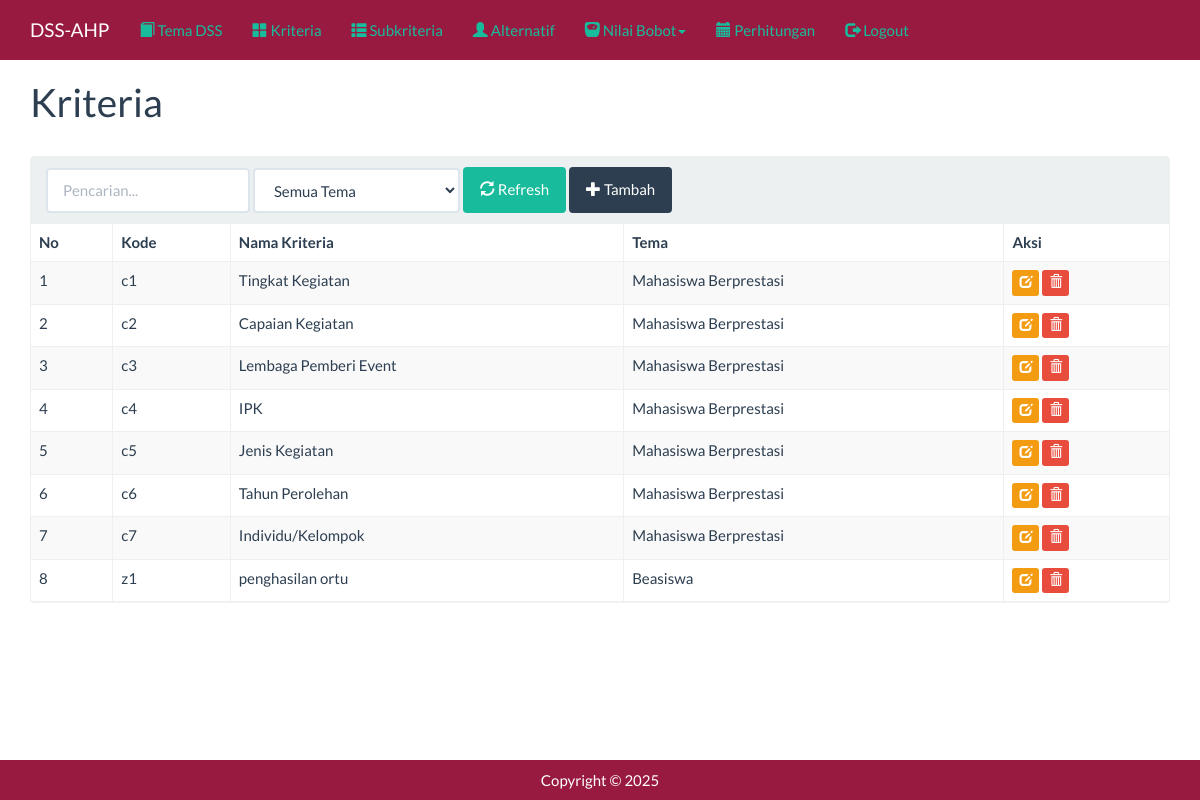
The page /index.php?m=kriteria (signed in) on the database its author committed.
### tables this page shows
CREATE TABLE `tb_kriteria` (
  `kode_kriteria` varchar(16) NOT NULL,
  `nama_kriteria` varchar(256) DEFAULT NULL,
  `kode_tema` varchar(16) DEFAULT NULL,
  PRIMARY KEY (`kode_kriteria`),
  KEY `kode_tema` (`kode_tema`)
);

CREATE TABLE `tb_tema` (
  `kode_tema` varchar(16) NOT NULL,
  `nama_tema` varchar(255) NOT NULL,
  `deskripsi` text,
  PRIMARY KEY (`kode_tema`)
);

### functions.php (called while the page is built, shortened)
<?php
include 'config.php';
include 'includes/db.php';
$db = new DB($config['server'], $config['username'], $config['password'], $config['database_name']);
include 'includes/general.php';
$mod = $_GET['m'];

### config.php (called while the page is built, shortened)
<?php
$config["server"] = 'www.db4free.net';
$config["username"] = 'dss_ahp';
$config["password"] = 'tugasdss';
$config["database_name"] = 'dss_ahp';

### includes/db.php (called while the page is built, shortened)
<?php
class DB
{
    var $conn = null;
    public function __construct($host, $username, $passwd, $dbname)
    {
        global $config;
        $port = isset($config['port']) ? $config['port'] : 3306;
        $this->conn = mysqli_connect($host, $username, $passwd, $dbname, $port);
    }
    public function query($sql)
    {
        $query = mysqli_query($this->conn, $sql) or die('<pre>Error mysqli_query: ' . mysqli_error($this->conn) . '<br />' . $sql . '</pre>');
        return $query;
    }
    public function get_results($sql)
    {
        $query = $this->query($sql);
        $arr = array();
        while ($row = mysqli_fetch_object($query)) {
            $arr[] = $row;
        }
        return $arr;
    }
}

### includes/general.php (called while the page is built, shortened)
<?php
function esc_field($str)
{
    return addslashes($str);
}

### kriteria.php (the view, shortened to what this page needs)
<div class="page-header">
    <h1>Kriteria</h1>
</div>
<div class="panel panel-default">
    <div class="panel-heading">
        <form class="form-inline">
            <div class="form-group">
                <input class="form-control" type="text" placeholder="Pencarian..." name="q" value="<?=$_GET['q']?>" />
            </div>
            <div class="form-group">
                <select class="form-control" name="tema">
                    <option value="">Semua Tema</option>
                </select>
            </div>
            <div class="form-group">
                <button class="btn btn-success"><span class="glyphicon glyphicon-refresh"></span> Refresh</button>
            </div>
            <div class="form-group">
                <a class="btn btn-primary" href="?m=kriteria_tambah"><span class="glyphicon glyphicon-plus"></span> Tambah</a>
            </div>
        </form>
    </div>
    <div class="table-responsive">
        <table class="table table-bordered table-hover table-striped">
            <thead>
                <tr>
                    <th>No</th>
                    <th>Kode</th>
                    <th>Nama Kriteria</th>
                    <th>Tema</th>
                    <th>Aksi</th>
                </tr>
            </thead>
            <?php
            $q = esc_field($_GET['q']);
            $where = "WHERE (kode_kriteria LIKE '%$q%' OR nama_kriteria LIKE '%$q%')";
            $rows = $db->get_results("SELECT k.*, t.nama_tema
                FROM tb_kriteria k
                LEFT JOIN tb_tema t ON t.kode_tema=k.kode_tema
                $where
                ORDER BY k.kode_kriteria");
            $no = 0;
            foreach ($rows as $row) : ?>
                <tr>
                    <td><?= ++$no ?></td>
                    <td><?= $row->kode_kriteria ?></td>
                    <td><?= $row->nama_kriteria ?></td>
                    <td><?= $row->nama_tema ?></td>
                    <td>
                        <a class="btn btn-xs btn-warning" href="?m=kriteria_ubah&ID=<?= $row->kode_kriteria ?>"><span class="glyphicon glyphicon-edit"></span></a>
                        <a class="btn btn-xs btn-danger" href="aksi.php?act=kriteria_hapus&ID=<?= $row->kode_kriteria ?>" onclick="return confirm('Hapus data?')"><span class="glyphicon glyphicon-trash"></span></a>
                    </td>
                </tr>
            <?php endforeach ?>
        </table>
    </div>
</div>

### index.php (shortened to what this page needs)
<?php
include 'functions.php';
?>
<!DOCTYPE html>
<html lang="en">
<head>
	<link href="assets/css/baru-bootstrap.min.css" rel="stylesheet" />
	<link href="assets/css/general.css" rel="stylesheet" />
</head>
<body>
	<nav style="background-color: #981A40;" class="navbar navbar-static-top">
		<div class="container">
			<div class="navbar-header">
				<a class="navbar-brand" style="color: white;" href="?">DSS-AHP</a>
			</div>
			<div id="navbar" class="navbar-collapse collapse">
				<ul class="nav navbar-nav">
					<li><a href="?m=tema"><span class="glyphicon glyphicon-book"></span> Tema DSS</a></li>
					<li><a href="?m=kriteria"><span class="glyphicon glyphicon-th-large"></span> Kriteria</a></li>
					<li><a href="?m=sub"><span class="glyphicon glyphicon-th-list"></span> Subkriteria</a></li>
					<li><a href="?m=alternatif"><span class="glyphicon glyphicon-user"></span> Alternatif</a></li>
					<li class="dropdown">
						<a href="#" class="dropdown-toggle" data-toggle="dropdown" role="button" aria-expanded="false"><span class="glyphicon glyphicon-scale"></span> Nilai Bobot<span class="caret"></span></a>
					</li>
					<li><a href="?m=hitung"><span class="glyphicon glyphicon-calendar"></span> Perhitungan</a></li>
					<li><a href="aksi.php?act=logout"><span class="glyphicon glyphicon-log-out"></span> Logout</a></li>
				</ul>
			</div>
		</div>
	</nav>
	<div class="container">
		<?php
		if (file_exists($mod . '.php'))
			include $mod . '.php';
		else
			include 'home.php';
		?>
	</div>
	<footer style="background-color: #981A40;" class="footer bg-primary">
		<div class="container text-center">
			<p>Copyright &copy; <?= date('Y') ?> </p>
		</div>
	</footer>
</body>
</html>

### assets/css/general.css (style rules this page uses)
html { position: relative; min-height: 100%; }
body { margin-bottom: 70px; }
.footer { position: absolute; bottom: 0; width: 100%; height: 40px; }
.footer .container p { margin: 10px 0; }
.page-header { margin-top: 0; padding-bottom: 0; }
.page-header h1 { margin-top: 0; }

### rows shown on the page
tb_kriteria: kode_kriteria "c1", nama_kriteria "Tingkat Kegiatan", kode_tema.nama_tema "Mahasiswa Berprestasi"
tb_kriteria: kode_kriteria "c2", nama_kriteria "Capaian Kegiatan", kode_tema.nama_tema "Mahasiswa Berprestasi"
tb_kriteria: kode_kriteria "c3", nama_kriteria "Lembaga Pemberi Event", kode_tema.nama_tema "Mahasiswa Berprestasi"
tb_kriteria: kode_kriteria "c4", nama_kriteria "IPK", kode_tema.nama_tema "Mahasiswa Berprestasi"
tb_kriteria: kode_kriteria "c5", nama_kriteria "Jenis Kegiatan", kode_tema.nama_tema "Mahasiswa Berprestasi"
tb_kriteria: kode_kriteria "c6", nama_kriteria "Tahun Perolehan", kode_tema.nama_tema "Mahasiswa Berprestasi"
tb_kriteria: kode_kriteria "c7", nama_kriteria "Individu/Kelompok", kode_tema.nama_tema "Mahasiswa Berprestasi"
tb_kriteria: kode_kriteria "z1", nama_kriteria "penghasilan ortu", kode_tema.nama_tema "Beasiswa"
